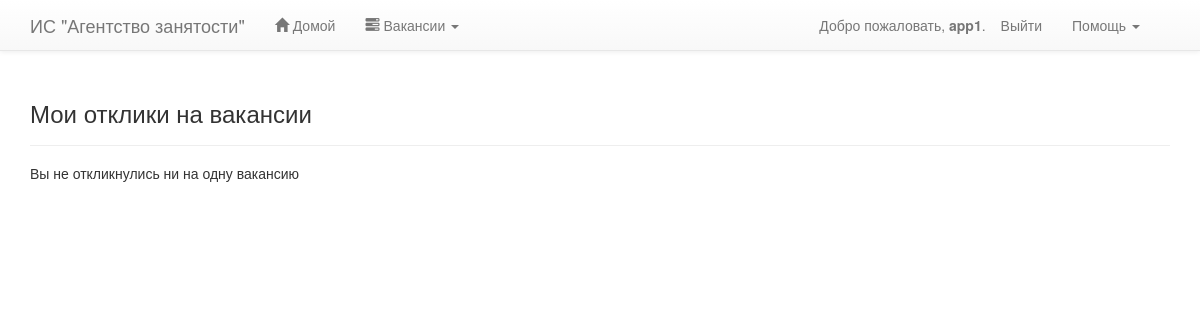
The app's page /app/vacancy/responses/my/ (signed in), older data.
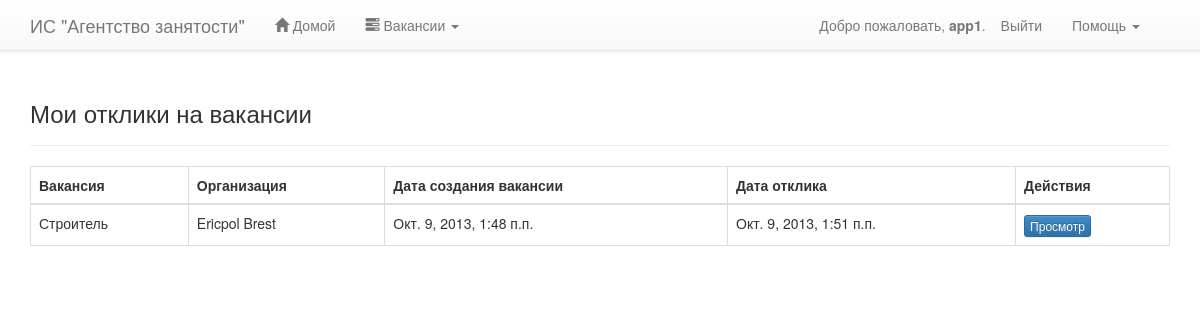
The same page, newer data.
### app/models.py (models this page shows, shortened)
class Response(models.Model):
    applicant = models.ForeignKey(Applicant)
    vacancy = models.ForeignKey(Vacancy)
    text = models.TextField()
    response_date = models.DateTimeField(auto_now=True)
    class Meta:
        unique_together = ("applicant", "vacancy")

class Vacancy(models.Model):
    employer = models.ForeignKey(Employer)
    profession = models.CharField(max_length=100)
    position = models.CharField(max_length=100, blank=True, null=True)
    salary_currency = models.CharField(max_length=10, choices=CURRENCY, blank=True, null=True)
    salary_min = models.PositiveIntegerField(blank=True, null=True)
    salary_max = models.PositiveIntegerField(blank=True, null=True)
    age_min = models.PositiveSmallIntegerField(blank=True, null=True)
    age_max = models.PositiveSmallIntegerField(blank=True, null=True)
    details = models.TextField(blank=True, null=True)
    publish_date = models.DateTimeField(auto_now=True)

class Employer(models.Model):
    profile = models.ForeignKey(Profile)
    title = models.CharField(max_length=100)

### app/views.py (the view)
class MyResponsesListView(DenyIfNotApplicantMixin, ListView):
    model = Response
    context_object_name = 'responses'
    template_name = 'app/vacancy/my_responses.html'
    paginate_by = 20

### app/models.py (called while the page is built)
    def is_applicant(self):
        return Applicant.objects.filter(profile=self).count() > 0

    def is_employer(self):
        return Employer.objects.filter(profile=self).count() > 0

### app/views.py (called while the page is built)
    def get(self, request, *args, **kwargs):
        redirect = self.redirect_if_denied()
        if redirect:
            return redirect
        else:
            return super(RedirectIfDenyMixin, self).get(request, *args, **kwargs)

    def redirect_if_denied(self):
        profile = self.request.user.profile
        if not profile.is_applicant():
            return HttpResponseRedirect(reverse('AccessDenied'))

### templates/app/vacancy/my_responses.html
{% extends 'layout/master.html' %}
{% block content %}
    <div class="page-header">
        <h3>Мои отклики на вакансии</h3>
    </div>
    {% if responses %}
        <table class="table table-bordered table-stripped">
            <thead>
            <tr>
                <th>Вакансия</th>
                <th>Организация</th>
                <th>Дата создания вакансии</th>
                <th>Дата отклика</th>
                <th>Действия</th>
            </tr>
            </thead>
            <tbody>
                {% for response in responses %}
                    <tr>
                        <td>
                            {{ response.vacancy.profession }}
                        </td>
                        <td>
                            {{ response.vacancy.employer.title }}
                        </td>
                        <td>
                            {{ response.vacancy.publish_date }}
                        </td>
                        <td>
                            {{ response.response_date }}
                        </td>
                        <td>
                            <a class="btn btn-primary btn-xs" href="{% url 'ShowResponse' response.id %}">Просмотр</a>
                        </td>
                    </tr>
                {% endfor %}
            </tbody>
        </table>
    {% else %}
        <h5>Вы не откликнулись ни на одну вакансию</h5>
    {% endif %}
{% endblock %}

### templates/layout/master.html (shortened to what this page needs)
<!DOCTYPE html>
<html lang="ru">
<head>
    <link href="{{ STATIC_URL }}own/css/style.css" rel="stylesheet">
    <link href="{{ STATIC_URL }}plugins/bootstrap-3.0.0/css/bootstrap.css" rel="stylesheet">
    <link href="{{ STATIC_URL }}plugins/bootstrap-3.0.0/css/bootstrap-theme.css" rel="stylesheet">
</head>
<body>
{% include 'layout/menu/menu.html' %}
<div id="page-container">
    <div class="container">
        {% block content %}Empty page{% endblock %}
    </div>
</div>
</body>
</html>

### templates/layout/menu/menu.html (shortened to what this page needs)
<div class="navbar navbar-default navbar-fixed-top">
    <div class="container">
        <div class="navbar-header">
            <div class="navbar-brand">ИС "Агентство занятости"</div>
        </div>
        <div class="navbar-collapse collapse">
            <ul class="nav navbar-nav">
                <li>
                    {% if user.profile.is_employer %}
                        <a href="{% url 'EmployerHome' %}">
                            <i class="glyphicon glyphicon-home"></i>
                            Домой
                        </a>
                    {% elif user.profile.is_applicant %}
                        <a href="{% url 'ApplicantHome' %}">
                            <i class="glyphicon glyphicon-home"></i>
                            Домой
                        </a>
                    {% else %}
                        <a href="{% url 'Home' %}">
                            <i class="glyphicon glyphicon-home"></i>
                            Домой
                        </a>
                    {% endif %}
                </li>
                <li class="dropdown">
                    <a href="#" class="dropdown-toggle" data-toggle="dropdown">
                        <i class="glyphicon glyphicon-tasks"></i>
                        Вакансии
                        <b class="caret"></b>
                    </a>
                </li>
            </ul>
            <ul class="nav navbar-nav navbar-right">
                <li class="dropdown">
                    <a href="#" class="dropdown-toggle" data-toggle="dropdown">
                        Помощь
                        <b class="caret"></b>
                    </a>
                </li>
            </ul>
            {% if user.is_authenticated %}
                <ul class="nav navbar-nav navbar-right">
                    <li>
                        <a href="{% url 'Logout' %}">Выйти</a>
                    </li>
                </ul>
                <div class="navbar-right">
                    <div class="navbar-text">Добро пожаловать, <strong>{{ user.username }}</strong>.</div>
                </div>
            {% else %}
                <ul class="nav navbar-nav navbar-right">
                    <li><a href="{% url 'Login' %}">Войти</a></li>
                </ul>
            {% endif %}
        </div>
    </div>
</div>

### static/own/css/style.css (style rules this page uses)
#page-container { padding-top: 60px; }

Row changes from the older to the newer data that the page shows:
added Response: vacancy.profession "Строитель", vacancy.employer "Ericpol Brest", vacancy.publish_date "Окт. 9, 2013, 1:48 п.п.", response_date "Окт. 9, 2013, 1:51 п.п."
Text that changed along with them:
text no longer shown: "Вы не откликнулись ни на одну вакансию"
text now shown: "Вакансия Организация Дата создания вакансии Дата отклика Действия"
